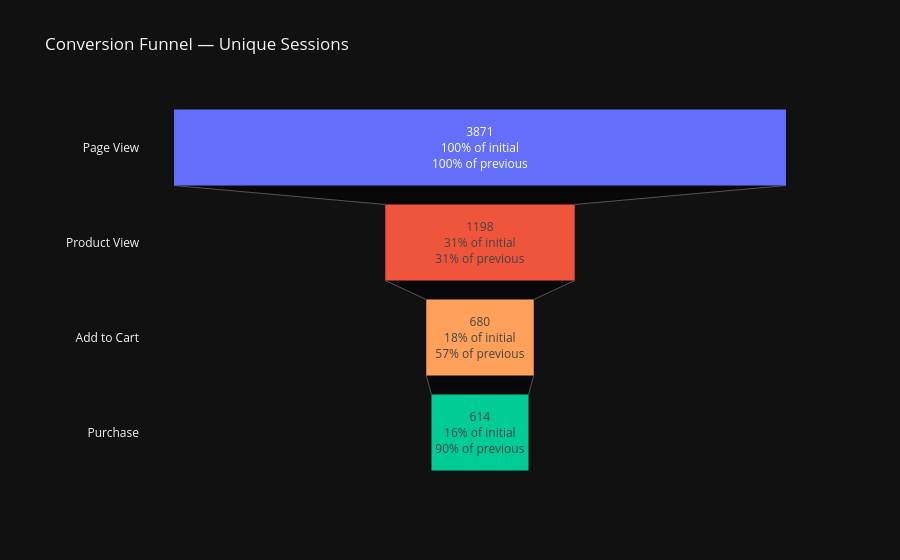

The code cell stored with this chart in its notebook:
### Markdown cell above
## 2. Funnel Analysis

Counts **unique sessions** that reached each stage.

- **Step CVR** — conversion rate from the immediately preceding stage
- **Overall CVR** — conversion rate from the top of the funnel (page view)

### Code cell
# ── Unique sessions per funnel stage ─────────────────────────────────────────
funnel_raw = qry('''
    SELECT
        COUNT(DISTINCT CASE WHEN event_type = 'page_view'    THEN session_id END) AS page_view,
        COUNT(DISTINCT CASE WHEN event_type = 'product_view' THEN session_id END) AS product_view,
        COUNT(DISTINCT CASE WHEN event_type = 'add_to_cart'  THEN session_id END) AS add_to_cart,
        COUNT(DISTINCT CASE WHEN event_type = 'purchase'     THEN session_id END) AS purchase
    FROM ecommerce.clickstream_events
''')

STAGES  = ['page_view', 'product_view', 'add_to_cart', 'purchase']
LABELS  = ['Page View', 'Product View', 'Add to Cart', 'Purchase']
values  = [int(funnel_raw[s].iloc[0]) for s in STAGES]
top     = values[0] or 1

funnel_df = pd.DataFrame({
    'stage':           LABELS,
    'sessions':        values,
    'overall_cvr_pct': [round(v / top * 100, 1) for v in values],
    'step_cvr_pct': (
        [100.0] + [round(values[i] / (values[i - 1] or 1) * 100, 1)
                   for i in range(1, len(values))]
    ),
})
print("Funnel Summary")
display(funnel_df)

# ── Funnel chart ──────────────────────────────────────────────────────────────
fig = go.Figure(go.Funnel(
    y=LABELS,
    x=values,
    textinfo='value+percent initial+percent previous',
    marker=dict(color=['#636EFA', '#EF553B', '#FFA15A', '#00CC96']),
    connector=dict(line=dict(color='#555', width=1)),
))
fig.update_layout(
    title='Conversion Funnel — Unique Sessions',
    template=DARK,
    margin=dict(l=140),
)
fig.show()

# ── Summary stats ─────────────────────────────────────────────────────────────
pv_to_cart  = round(values[2] / (values[1] or 1) * 100, 1)
cart_to_buy = round(values[3] / (values[2] or 1) * 100, 1)
overall     = round(values[3] / (values[0] or 1) * 100, 2)

print(f"\nEnd-to-end conversion rate (page view -> purchase) : {overall}%")
print(f"Product view  -> add to cart                       : {pv_to_cart}%")
print(f"Add to cart   -> purchase                          : {cart_to_buy}%")

### Figure 1 — Plotly figure (JSON) as saved in the notebook; plotly's stock layout.template omitted (floating-point values rounded to 4 significant figures)
{"data": [{"connector": {"line": {"color": "#555", "width": 1}}, "marker": {"color": ["#636EFA", "#EF553B", "#FFA15A", "#00CC96"]}, "textinfo": "value+percent initial+percent previous", "type": "funnel", "x": [3871, 1198, 680, 614], "y": ["Page View", "Product View", "Add to Cart", "Purchase"]}], "layout": {"margin": {"l": 140}, "title": {"text": "Conversion Funnel — Unique Sessions"}}}
